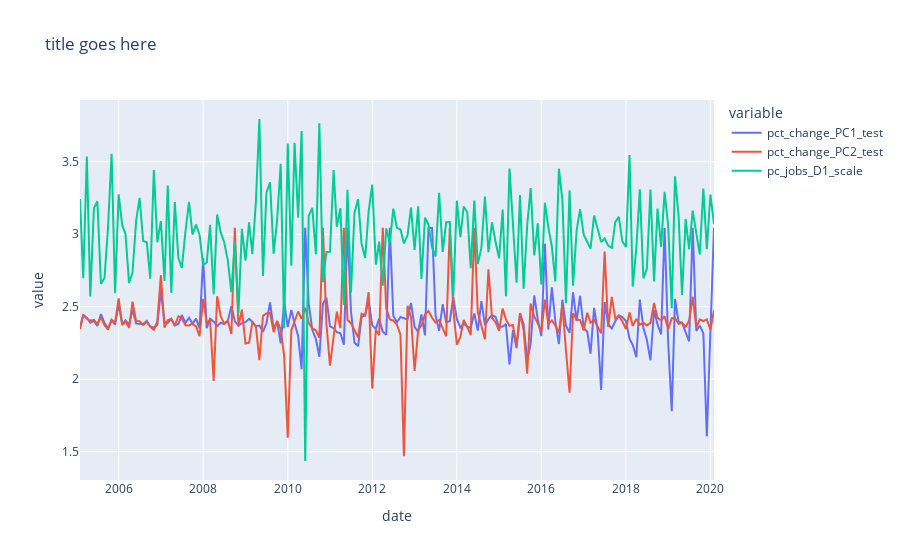
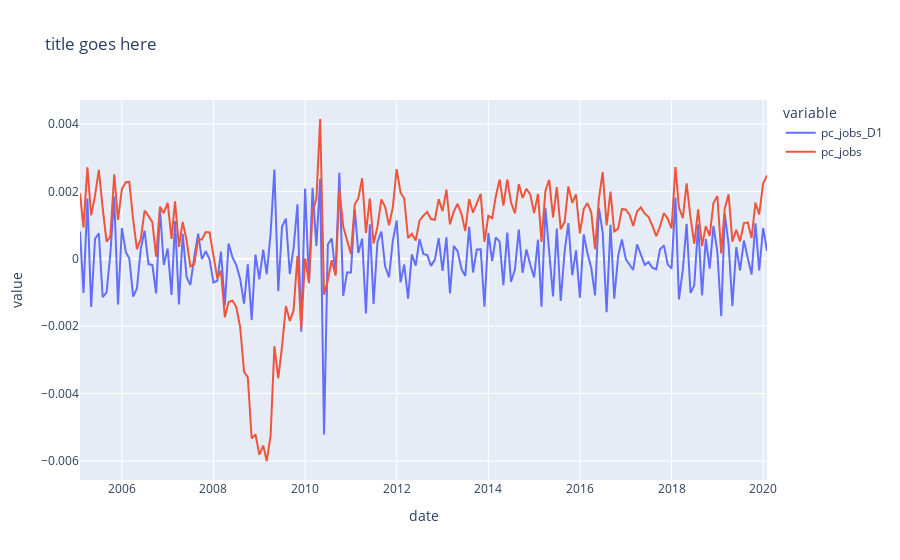

The cell these charts' notebook holds for them, in order:
### Code cell
period = 12
outlier_TH = 10
lag_length = 6

#df['pct_change_jobs'] = df['jobs_SA']
df['pc_jobs'] = df.jobs_SA.pct_change(periods=period)
df['pc_jobs_L1'] = df['pc_jobs'].shift(1)

df['pc_jobs_D1'] = df['pc_jobs'] - df['pc_jobs_L1']
df['pc_jobs_D1_L1'] = df['pc_jobs_D1'].shift(1)


outlier_2020=1
#outlier removal component
df.loc[df.pc_jobs_D1 > outlier_2020, 'pc_jobs_D1'] = outlier_2020
df.loc[df.pc_jobs_D1 < -outlier_2020, 'pc_jobs_D1'] = outlier_2020
df['pc_jobs_D1_scale'] = df['pc_jobs_D1']*300 +3


#*********************************
df['pct_change_PC1'] = df.PC1.pct_change(periods=period)
df['pct_change_PC2'] = df.PC2.pct_change(periods=period)


#correct the first component
df.loc[df.pct_change_PC1 > outlier_TH, 'pct_change_PC1'] = outlier_TH
df.loc[df.pct_change_PC1 < -outlier_TH, 'pct_change_PC1'] = outlier_TH

#correct the second component
df.loc[df.pct_change_PC2 > outlier_TH, 'pct_change_PC2'] = outlier_TH
df.loc[df.pct_change_PC2 < -outlier_TH, 'pct_change_PC2'] = outlier_TH



df['pct_change_PC1_test'] = df['pct_change_PC1'] +outlier_TH+1
df['pct_change_PC1_test'] = np.log(df['pct_change_PC1_test'])
df['pct_change_PC1_t_1L'] = df['pct_change_PC1_test'].shift(lag_length)


df['pct_change_PC2_test'] = df['pct_change_PC2'] +outlier_TH+1
df['pct_change_PC2_test'] = np.log(df['pct_change_PC2_test'])
df['pct_change_PC2_t_1L'] = df['pct_change_PC2_test'].shift(lag_length)


df['pct_change_PC1_L1'] = df['pct_change_PC1'].shift(1)
df['pct_change_PC1_L2'] = df['pct_change_PC1'].shift(2)
df['pct_change_PC1_L3'] = df['pct_change_PC1'].shift(3)
df['pct_change_PC1_L4'] = df['pct_change_PC1'].shift(4)

df['pct_change_PC2_L1'] = df['pct_change_PC2'].shift(1)



df_reg = df.iloc[2:,:]
start_date = '2005-01-01'
end_date = '2020-02-01'
mask = (df_reg['date'] > start_date) & (df_reg['date'] <= end_date)
df_reg = df_reg.loc[mask]


fig = px.line(df_reg, x="date", y=["pct_change_PC1_test","pct_change_PC2_test","pc_jobs_D1_scale"], title='title goes here')
fig.show()

fig = px.line(df_reg, x="date", y=["pc_jobs_D1","pc_jobs"], title='title goes here')
fig.show()

### Figure 1 — Plotly figure (JSON) as saved in the notebook; plotly's stock layout.template omitted (floating-point values rounded to 4 significant figures; data arrays with more than 128 entries replaced by an {"elided": "..."} marker saying what was removed)
{"data": [{"hovertemplate": "variable=pct_change_PC1_test<br>date=%{x}<br>value=%{y}<extra></extra>", "legendgroup": "pct_change_PC1_test", "line": {"color": "#636efa", "dash": "solid"}, "marker": {"symbol": "circle"}, "mode": "lines", "name": "pct_change_PC1_test", "orientation": "v", "showlegend": true, "type": "scatter", "x": {"elided": "181 str values"}, "xaxis": "x", "y": {"elided": "181 float values"}, "yaxis": "y"}, {"hovertemplate": "variable=pct_change_PC2_test<br>date=%{x}<br>value=%{y}<extra></extra>", "legendgroup": "pct_change_PC2_test", "line": {"color": "#EF553B", "dash": "solid"}, "marker": {"symbol": "circle"}, "mode": "lines", "name": "pct_change_PC2_test", "orientation": "v", "showlegend": true, "type": "scatter", "x": {"elided": "181 str values"}, "xaxis": "x", "y": {"elided": "181 float values"}, "yaxis": "y"}, {"hovertemplate": "variable=pc_jobs_D1_scale<br>date=%{x}<br>value=%{y}<extra></extra>", "legendgroup": "pc_jobs_D1_scale", "line": {"color": "#00cc96", "dash": "solid"}, "marker": {"symbol": "circle"}, "mode": "lines", "name": "pc_jobs_D1_scale", "orientation": "v", "showlegend": true, "type": "scatter", "x": {"elided": "181 str values"}, "xaxis": "x", "y": {"elided": "181 float values"}, "yaxis": "y"}], "layout": {"legend": {"title": {"text": "variable"}, "tracegroupgap": 0}, "title": {"text": "title goes here"}, "xaxis": {"anchor": "y", "domain": [0, 1], "title": {"text": "date"}}, "yaxis": {"anchor": "x", "domain": [0, 1], "title": {"text": "value"}}}}

### Figure 2 — Plotly figure (JSON) as saved in the notebook; plotly's stock layout.template omitted (floating-point values rounded to 4 significant figures; data arrays with more than 128 entries replaced by an {"elided": "..."} marker saying what was removed)
{"data": [{"hovertemplate": "variable=pc_jobs_D1<br>date=%{x}<br>value=%{y}<extra></extra>", "legendgroup": "pc_jobs_D1", "line": {"color": "#636efa", "dash": "solid"}, "marker": {"symbol": "circle"}, "mode": "lines", "name": "pc_jobs_D1", "orientation": "v", "showlegend": true, "type": "scatter", "x": {"elided": "181 str values"}, "xaxis": "x", "y": {"elided": "181 float values"}, "yaxis": "y"}, {"hovertemplate": "variable=pc_jobs<br>date=%{x}<br>value=%{y}<extra></extra>", "legendgroup": "pc_jobs", "line": {"color": "#EF553B", "dash": "solid"}, "marker": {"symbol": "circle"}, "mode": "lines", "name": "pc_jobs", "orientation": "v", "showlegend": true, "type": "scatter", "x": {"elided": "181 str values"}, "xaxis": "x", "y": {"elided": "181 float values"}, "yaxis": "y"}], "layout": {"legend": {"title": {"text": "variable"}, "tracegroupgap": 0}, "title": {"text": "title goes here"}, "xaxis": {"anchor": "y", "domain": [0, 1], "title": {"text": "date"}}, "yaxis": {"anchor": "x", "domain": [0, 1], "title": {"text": "value"}}}}
